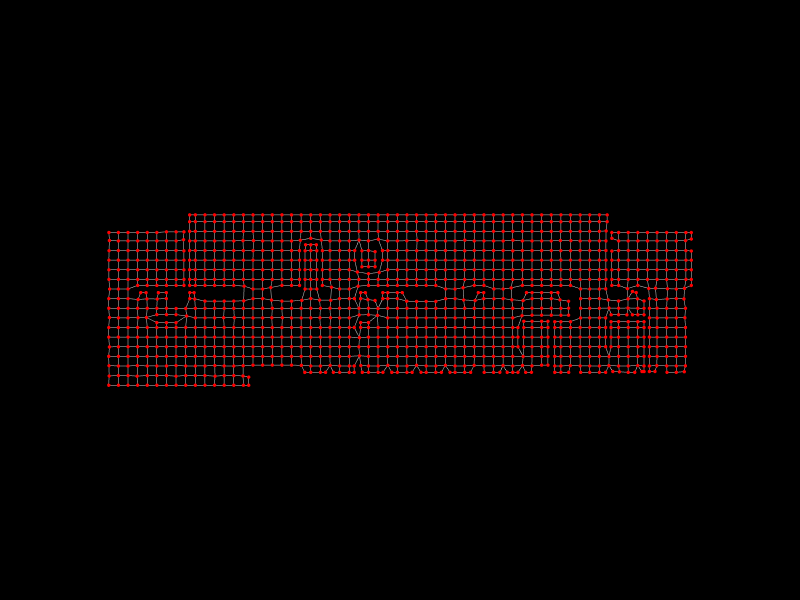

The notebook cell saved with this chart:
### Markdown cell above
### Show analysis graph

### Code cell
Topology.Show(analysis_graph,
              camera=[0,0,6],
              vertexSize=4,
              vertexColor="red",
              edgeColor="lightgrey",
              backgroundColor="black",
              width=800,
              height=600,
              renderer=renderer)

### Figure 1 — Plotly figure (JSON) as saved in the notebook; plotly's stock layout.template omitted (floating-point values rounded to 4 significant figures; data arrays with more than 128 entries replaced by an {"elided": "..."} marker saying what was removed)
{"data": [{"hoverinfo": "text", "legendgroup": "2", "legendrank": 2, "line": {"color": "lightgrey", "dash": "solid", "width": 1}, "marker": {"size": 0}, "mode": "lines", "name": "1: Untitled Graph (Edges)", "showlegend": false, "text": "", "type": "scatter3d", "x": {"elided": "6480 float values"}, "y": {"elided": "6480 float values"}, "z": {"elided": "6480 int values"}}, {"customdata": {"elided": "1190 str values"}, "hoverinfo": "text", "hovertemplate": {"elided": "1190 str values"}, "hovertext": {"elided": "1190 str values"}, "legendgroup": "1", "legendrank": 1, "marker": {"color": {"elided": "1190 str values"}, "line": {"width": 0}, "opacity": 1, "size": {"elided": "1190 int values"}, "sizemode": "diameter", "symbol": "circle"}, "mode": "markers", "name": "1: Untitled Graph (Vertices)", "showlegend": false, "text": {"elided": "1190 str values"}, "type": "scatter3d", "x": {"elided": "1190 float values"}, "y": {"elided": "1190 float values"}, "z": {"elided": "1190 int values"}}], "layout": {"autosize": true, "height": 600, "margin": {"b": 40, "l": 40, "r": 40, "t": 40}, "paper_bgcolor": "#000000", "plot_bgcolor": "#000000", "scene": {"aspectmode": "data", "camera": {"center": {"x": 0, "y": 0, "z": 0}, "eye": {"x": 0, "y": 0, "z": 6}, "projection": {"type": "perspective"}, "up": {"x": 0, "y": 1, "z": 0}}, "xaxis": {"visible": false}, "yaxis": {"visible": false}, "zaxis": {"visible": false}}, "showlegend": true, "width": 800, "xaxis": {"showgrid": false, "visible": false, "zeroline": false}, "yaxis": {"showgrid": false, "visible": false, "zeroline": false}}}
